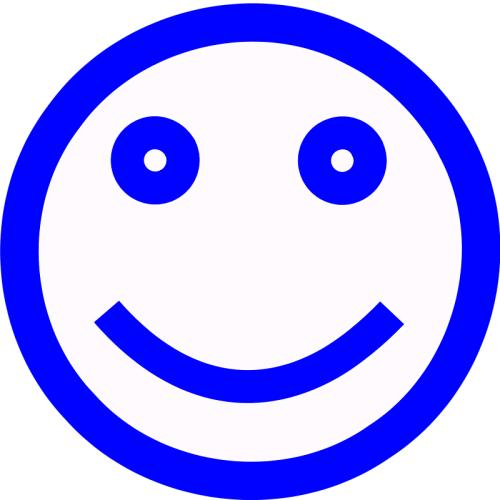
#> input picture other/smiles.jpg, 500 x 500 px
$ python image2char.py smiles.jpg
#> lines starting #> are read from the running program, lines starting #| are printed output that depends on the picture
from PIL import Image
import argparse
from termcolor import cprint

#can shu chu li
parser = argparse.ArgumentParser()

parser.add_argument('file')
parser.add_argument('-o','--output')
parser.add_argument('--width',type = int ,default = 80)

parser.add_argument('--height',type = int, default = 50)

args = parser.parse_args()

IMG = args.file
WIDTH = args.width
HEIGHT = args.height
OUTPUT = args.output

#ascii_char = list("01")
ascii_char = list("$@B%8&WM#*oahkbdpqwmZO0QLCJUYXzcvunxrjft/\|()1{}[]?-_+~<>i!;:,\"^`'.")


def get_char(r,b,g,alpha = 256):
	if alpha == 0:
		return ' '
	length = len(ascii_char)
	gray = int(0.2126*r+0.7152*g+0.0722*b)

	unit = (256.0+1)/length
	return ascii_char[int(gray/unit)]

if __name__ == '__main__':
	im = Image.open(IMG)
#> im is the input picture: PIL image 500x500 RGB; mean R, G, B 175.3, 173.8, 252.2
	im = im.resize((WIDTH,HEIGHT),Image.NEAREST) #调整图片大小
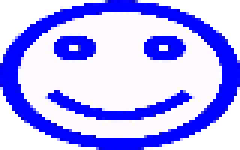
#> im: PIL image 80x50 RGB (shown 3 times larger); mean R, G, B 175.3, 173.7, 252.2

	txt = ""

	for i in range(HEIGHT):
		for j in range(WIDTH):
			txt += get_char(*im.getpixel((j,i)))
		txt += '\n'

	print(txt)
#> (printed output is left out)

	if OUTPUT:
		with open(OUTPUT,'w') as f:
			f.write(txt)
	else:
		with open("output.txt",'w') as f:
			f.write(txt)
